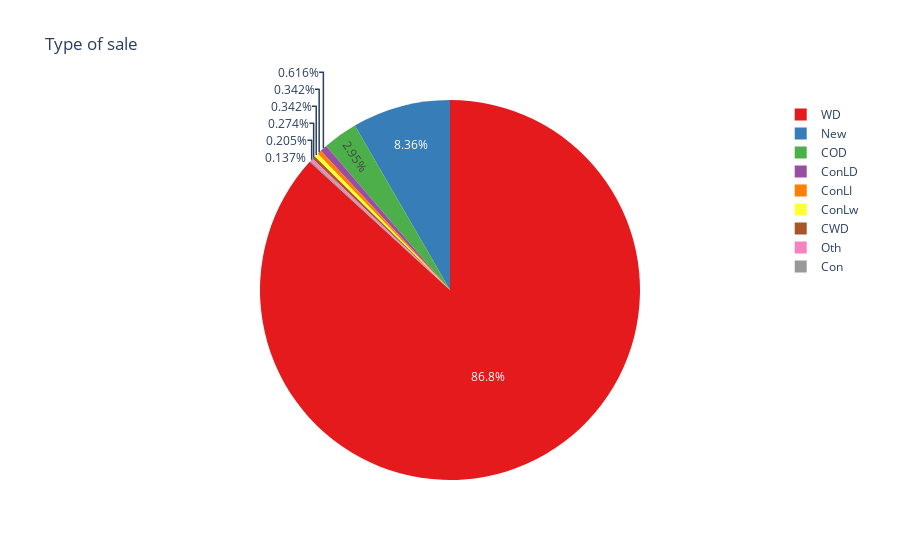

Notebook code for this chart:
### Markdown cell above
- ## **Type of sale**

### Code cell
fig = px.pie(train, names = "SaleType", title = "Type of sale", color_discrete_sequence=px.colors.qualitative.Set1)
fig.show("png")

### Figure 1 — Plotly figure (JSON) as saved in the notebook; plotly's stock layout.template omitted (floating-point values rounded to 4 significant figures; data arrays with more than 128 entries replaced by an {"elided": "..."} marker saying what was removed)
{"data": [{"domain": {"x": [0, 1], "y": [0, 1]}, "hovertemplate": "SaleType=%{label}<extra></extra>", "labels": {"elided": "1460 str values"}, "legendgroup": "", "name": "", "showlegend": true, "type": "pie"}], "layout": {"legend": {"tracegroupgap": 0}, "piecolorway": ["rgb(228,26,28)", "rgb(55,126,184)", "rgb(77,175,74)", "rgb(152,78,163)", "rgb(255,127,0)", "rgb(255,255,51)", "rgb(166,86,40)", "rgb(247,129,191)", "rgb(153,153,153)"], "title": {"text": "Type of sale"}}}
